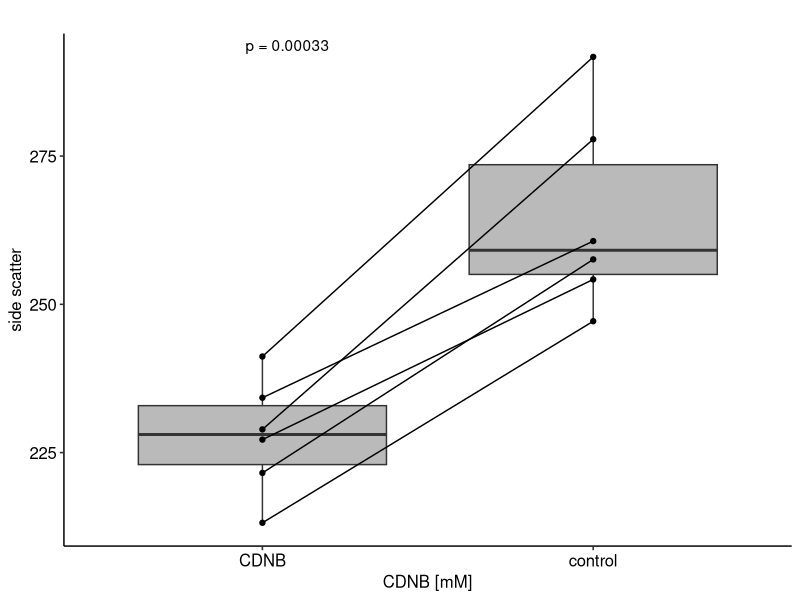
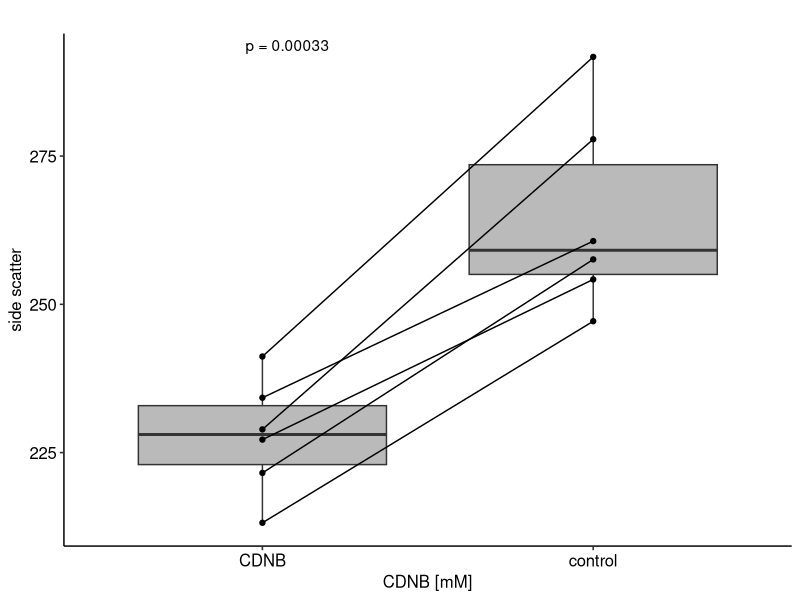

Reproduce these figures in R, in order.
library(ggplot2)
library(ggpubr)
library(ggthemes)
library(openxlsx)
library(data.table)
library(dplyr)


effect <- data.table(
  read.xlsx(
    "Flow cytometry_depletion.xlsx", 
    sheet = 2))
  
#x1 <- effect[redox == "normal"]$SS.st..Dev
#x2 <- effect[redox == "stress"]$FS.height.st.dev

#p.value <- t.test(x1, x2, alternative = "two.sided", paired = TRUE, exact = TRUE, correct = TRUE)

ggplot(data = effect, 
        aes(as.factor(CDNB), SS)) +
  
    geom_boxplot(
        aes(fill = as.factor(CDNB))) +
  
    geom_point() +
  
    geom_line(group = effect$paired) +
  
    scale_fill_manual(values = c("#bababa", "#bababa")) +
  
    #stat_summary(
        #fun=mean, 
        #geom="point", 
        #shape=17, 
        #size=2, 
        #color="red") +
  
    labs(
        title = (""), 
        x="CDNB [mM]", 
        y="side scatter") +
    
    theme_pubr() +
  
    theme(
        plot.title = element_text(hjust = 0.5, size = 12), 
        axis.title.y = element_text(vjust=1),
        legend.position = "none") +
  
  stat_compare_means(
        paired = T, 
        label = "p.format", #p.signif
        method = "t.test", 
        vjust = -0.5)
 

ggsave("SS.tiff", path = "C:/Users/Rickman/Documents/GitHub/R-graphs/Graphs and figures", units = "in", width = 3, height = 5, dpi=300, compression = 'lzw')